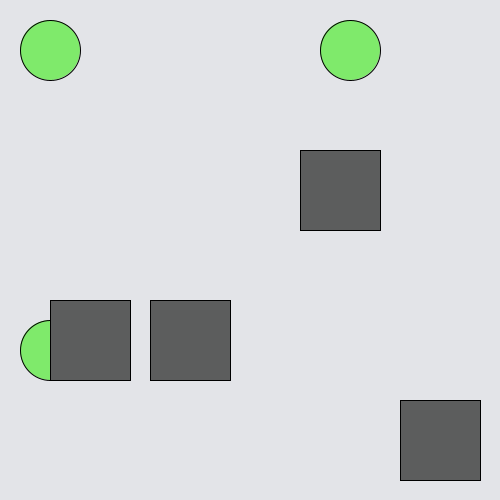
Frame 1 (no input)
Frame 60 (the mouse pressed at the canvas centre just before this capture): identical to frame 1, image omitted
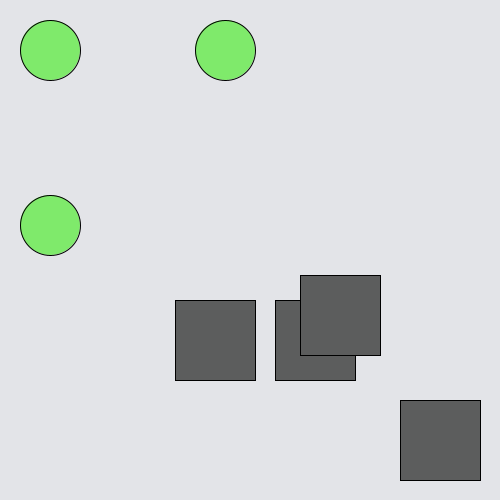
Frame 120 (the mouse held since frame 60 and released just before this capture)

The Processing sketch that drew these frames (run headless with seeded random() and noise(); from frame 60 on, the mouse is pressed at the canvas centre):

// Processing sketch: processing_119413
// ── processing_119413.pde

void setup()
{
 
size(500, 500);
 
 
}
 
 
void draw()
{
background(227, 228, 232);
fill(0);
pushMatrix();
float kreis= map( mouseY, 500,0,0,250);
fill(127, 234,107);
ellipse(50, 50, 60, 60);
ellipse(50, 100+kreis, 60, 60);
ellipse(100+kreis, 50, 60, 60);
popMatrix();
resetMatrix();
 
 
pushMatrix();
float ellipse = map( mouseX, 500,0 ,0 , 250);
fill(92, 93, 93);
rect(400, 400, 80, 80);
rect(400-ellipse, 300, 80, 80);
rect(300, 400-ellipse, 80, 80);
rect(300-ellipse, 300, 80, 80);
popMatrix();
resetMatrix();
}
